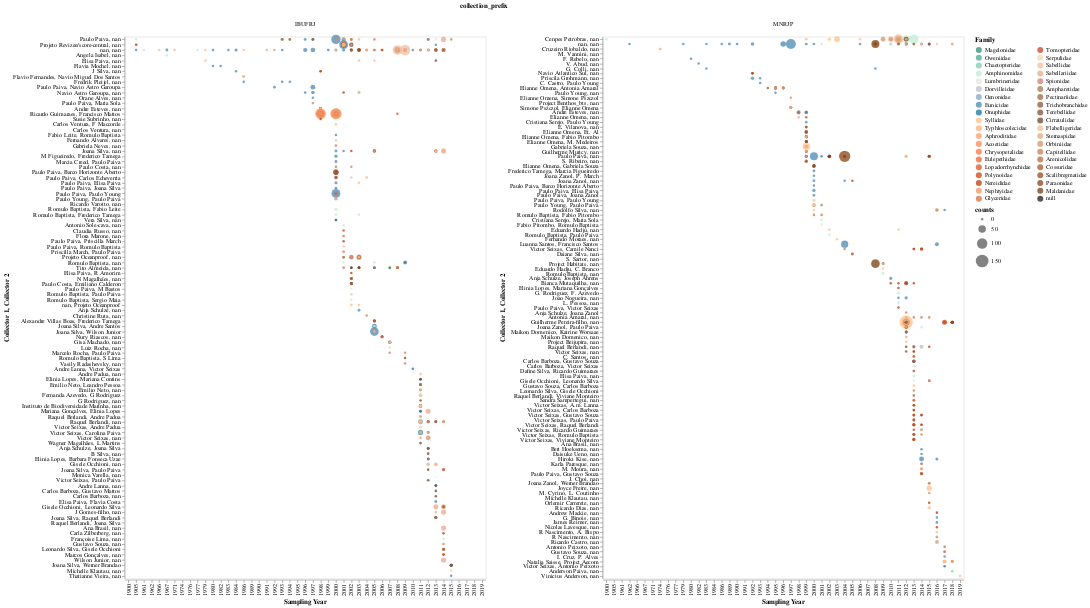

Notebook code for this chart:
### Code cell
g2 = alt.Chart(teste1, width=600, height=900).mark_circle().encode(
    x= alt.X('start_year', type='ordinal', title='Sampling Year'),
    y= alt.Y('collectors', type='nominal', title='Collector 1, Collector 2', 
            sort=alt.EncodingSortField('start_year', op="min", order='ascending')),
    size= alt.Size('counts', type="quantitative",scale=alt.Scale(range=[15, 500])),  # range ajusta tamanho do circulo
    color= alt.Color('family:N', title="Family", 
                     scale=alt.Scale(domain=list(cores_familia.keys()), range=list(cores_familia.values())),
                     legend= alt.Legend(columns=2, symbolLimit=40)),
    tooltip= alt.Tooltip(['collectors', 'start_year', 'counts', 'family'])
)

g2 = g2.facet(column='collection_prefix').resolve_scale(y='independent')

# saving chart
# g2.save('./graphs/collector/counts_per_researcher-c-ordem_reordenado-coletor1e2.html')

g2

### Figure 1 — Vega-Lite specification as saved in the notebook (floating-point values rounded to 4 significant figures; data arrays with more than 128 entries replaced by an {"elided": "..."} marker saying what was removed)
{"config": {"view": {"continuousWidth": 400, "continuousHeight": 300}}, "data": {"name": "data-a7180016b0cc726e11e9cd5ce5c111b8"}, "facet": {"column": {"type": "nominal", "field": "collection_prefix"}}, "spec": {"mark": "circle", "encoding": {"color": {"type": "nominal", "field": "family", "legend": {"columns": 2, "symbolLimit": 40}, "scale": {"domain": ["Magelonidae", "Oweniidae", "Chaetopteridae", "Amphinomidae", "Lumbrineridae", "Dorvilleidae", "Oenonidae", "Eunicidae", "Onuphidae", "Syllidae", "Typhloscolecidae", "Aphroditidae", "Acoetidae", "Chrysopetalidae", "Eulepethidae", "Lopadorrhynchidae", "Polynoidae", "Nereididae", "Nephtyidae", "Glyceridae", "Tomopteridae", "Serpulidae", "Sabellidae", "Sabellariidae", "Spionidae", "Ampharetidae", "Pectinariidae", "Trichobranchidae", "Terebellidae", "Cirratulidae", "Flabelligeridae", "Sternaspidae", "Orbiniidae", "Capitellidae", "Arenicolidae", "Cossuridae", "Scalibregmatidae", "Paraonidae", "Maldanidae", NaN], "range": ["#238762", "#3CA67F", "#77c8a5", "#bbebd3", "#e7e5df", "#b2c0d0", "#7A9FBF", "#3c81ae", "#00669a", "#ffbd84", "#ffaa74", "#ff9760", "#ff814b", "#fc6b36", "#eb5824", "#d94814", "#c83b03", "#b73000", "#f18e56", "#D96236", "#bf381b", "#fbd0ad", "#f2b999", "#e8a287", "#d27666", "#a66c4b", "#975b39", "#874c2c", "#774124", "#683720", "#eebd93", "#dfa47a", "#d28d60", "#c37746", "#b4622f", "#a3501d", "#92420e", "#823606", "#732c02", "#0D0D0D"]}, "title": "Family"}, "size": {"type": "quantitative", "field": "counts", "scale": {"range": [15, 500]}}, "tooltip": [{"type": "nominal", "field": "collectors"}, {"type": "quantitative", "field": "start_year"}, {"type": "quantitative", "field": "counts"}, {"type": "nominal", "field": "family"}], "x": {"type": "ordinal", "field": "start_year", "title": "Sampling Year"}, "y": {"type": "nominal", "field": "collectors", "sort": {"field": "start_year", "op": "min", "order": "ascending"}, "title": "Collector 1, Collector 2"}}, "height": 900, "width": 600}, "resolve": {"scale": {"y": "independent"}}, "$schema": "https://vega.github.io/schema/vega-lite/v4.8.1.json", "datasets": {"data-a7180016b0cc726e11e9cd5ce5c111b8": {"elided": "1172 records"}}}
